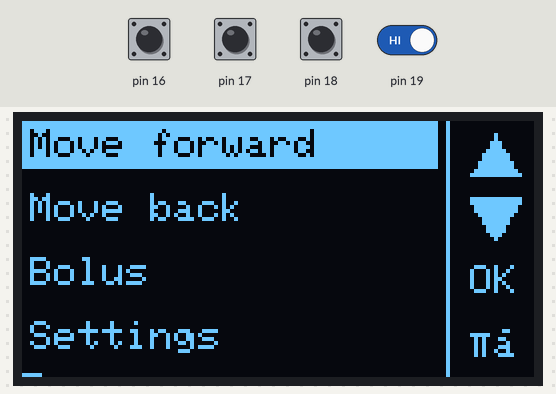
This sketch was run on a simulated Arduino Uno, built with avr-gcc and run on an emulated ATmega328P. Parts: 128×64 one-colour display. Inputs (shaded band) come from the test bench; at power-on: pin 16–19 HIGH.

Above: at 1.2 s.
1.3 s: pin 16 pulled LOW for 0.15 s
At 1.9 s:
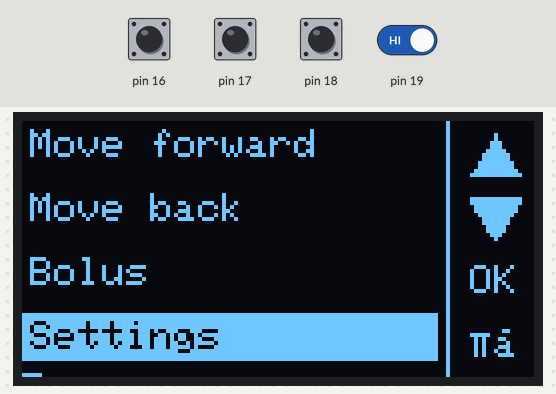
2.9 s: pin 18 pulled LOW for 0.15 s
At 4.1 s:
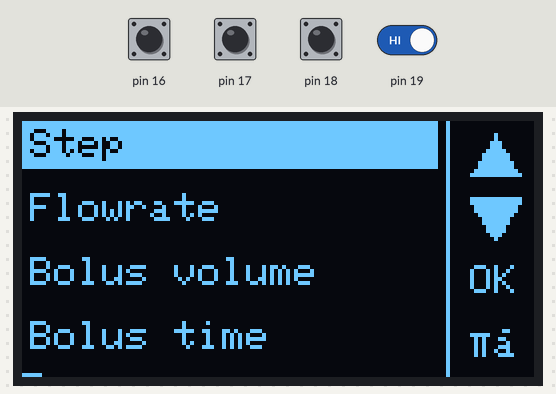
4.5 s: pin 17 pulled LOW for 0.15 s
At 5.6 s:
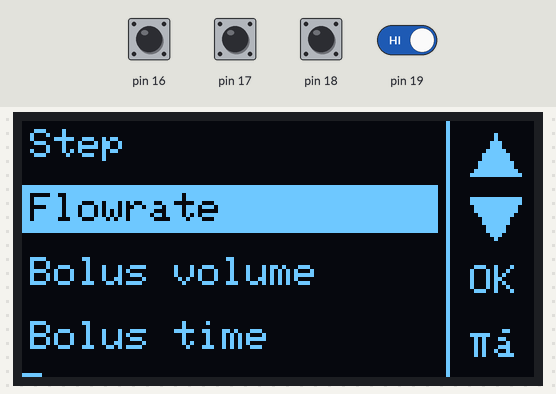
6.1 s: pin 18 pulled LOW for 1 s
At 6.5 s:
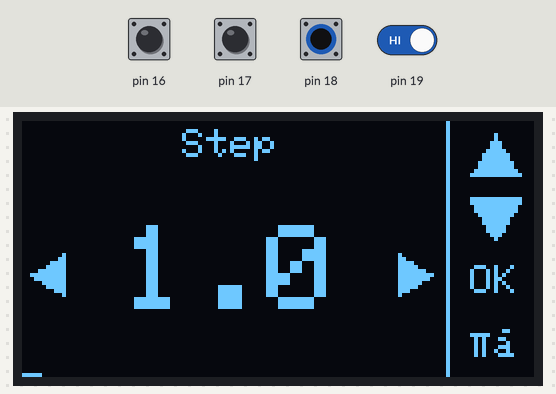
8.6 s: pin 18 pulled LOW for 0.15 s
At 8.68 s:
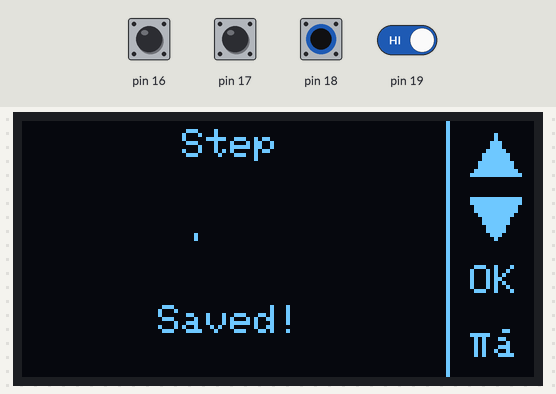
9.3 s: pin 16 driven LOW and pin 19 driven LOW
At 11.7 s:
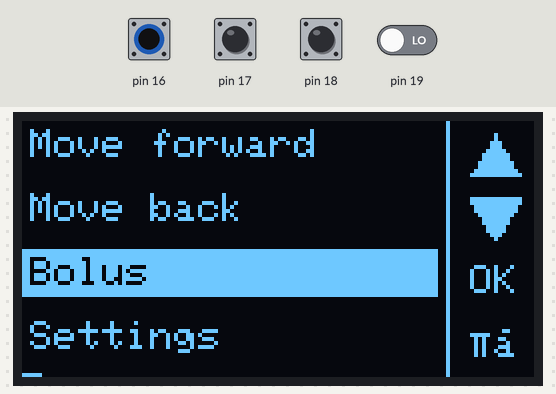
Timing chart, 0 to 13.0 s (numbered marks = the images above; inputs shaded):
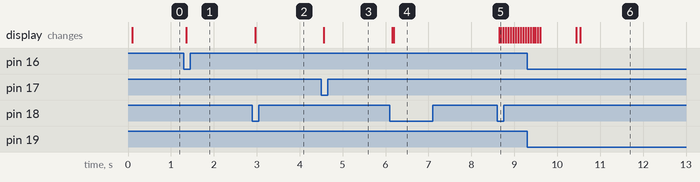

The sketch:

infusion_pump_simucode.ino
```cpp
#include <Adafruit_SSD1306.h>
#include <Adafruit_GFX.h>
#include <Wire.h>

#define SCREEN_WIDTH  128
#define SCREEN_HEIGHT 64
#define OLED_RESET    -1
#define OLED_ADDR     0x3C

Adafruit_SSD1306 display(SCREEN_WIDTH, SCREEN_HEIGHT, &Wire, OLED_RESET);

#define BTN_UP    16
#define BTN_DOWN  17
#define BTN_OK    18
#define BTN_BACK  19

#define MENU_W 104
#define NAV_X  108

const uint16_t checkIconCols[18] = {
  0x0060, 0x00F0, 0x01F8, 0x03FC, 0x07F8, 0x0FF0,
  0x1FE0, 0x3FC0, 0x1F80, 0x0F00, 0x0780, 0x03C0,
  0x01E0, 0x00F0, 0x0078, 0x003C, 0x0018, 0x0000
};

enum Screen : uint8_t {
  SCREEN_LOADING,
  SCREEN_MAIN,
  SCREEN_SETTINGS,
  SCREEN_EDIT
};

Screen currentScreen = SCREEN_MAIN;
uint8_t mainCursor     = 0;
uint8_t settingsCursor = 0;
uint8_t editItem       = 0;

uint8_t stepValues[5] = {5, 10, 25, 50, 100}; // в микролитрах
uint8_t savedStepValue = 3;
uint8_t currentStepValue = savedStepValue;

float flowRateMin = 0.1f; // мл/час
float flowRateMax = 2.0f; // мл/час
float flowRateStep = 0.1f; // мл/час
uint8_t currentFlowRate = 10;
float savedFlowRate = currentFlowRate * flowRateStep;

float bolusVolumeMin = 0.1f; // мл
float bolusVolumeMax = 2.0f; // мл
float bolusVolumeStep = 0.1f; // мл
uint8_t currentBolusVolume = 10;
float savedBolusVolume = currentBolusVolume * bolusVolumeStep;

uint8_t bolusTimeValues[3] = {20, 40, 60}; // сек
uint8_t savedBolusTime = 1;
uint8_t currentBolusTime = savedBolusTime;

const char* mainItems[4] = {
  "Move forward",
  "Move back",
  "Bolus",
  "Settings"
};

const char* settingsItems[4] = {
  "Step",
  "Flowrate",
  "Bolus volume",
  "Bolus time"
};

struct Button {
  uint8_t pin;
  bool lastRead;
  bool stable;
  unsigned long lastChange;
};

Button btnUp   = {BTN_UP,   true, true, 0};
Button btnDown = {BTN_DOWN, true, true, 0};
Button btnOk   = {BTN_OK,   true, true, 0};
Button btnBack = {BTN_BACK, true, true, 0};

void initButton(Button &b) {
  pinMode(b.pin, INPUT_PULLUP);
  b.lastRead  = digitalRead(b.pin);
  b.stable    = b.lastRead;
  b.lastChange = millis();
}

bool pollButton(Button &b) {
  bool r = digitalRead(b.pin);
  if (r != b.lastRead) {
    b.lastChange = millis();
    b.lastRead = r;
  }
  if ((millis() - b.lastChange) > 25) {
    if (r != b.stable) {
      b.stable = r;
      return (b.stable == LOW);
    }
  }
  return false;
}

// ====== Отрисовка: иконки навигации ======
void drawNav() {
  // ↑
  display.fillTriangle(118, 3, 112, 13, 124, 13, WHITE);
  // ↓
  display.fillTriangle(112, 19, 124, 19, 118, 29, WHITE);
  // OK
  display.setTextColor(WHITE, BLACK);
  display.setCursor(112, 36);
  display.print("OK");
  // ←
  // display.fillTriangle(118, 51, 118, 61, 110, 56, WHITE);
  display.setCursor(112, 52);
  display.print("↩");
}

void showSavedPopup() {
  display.fillRect(0, 12, MENU_W, display.height() - 12, BLACK);

  int8_t w = 84;
  int8_t h = 44;
  int8_t x = (MENU_W - w) / 2;
  int8_t y = 12 + ((display.height() - 12) - h) / 2;

  display.setTextSize(1);
  display.setTextColor(WHITE);
  display.setCursor(x + (w - 36) / 2, y + 30);
  display.print("Saved!");
  display.display();

  int8_t iconW = 18;
  int8_t iconH = 16;
  int8_t startX = x + (w - iconW) / 2;
  int8_t startY = y + 7;

  for (int8_t col = 0; col < iconW; col++) {
    uint16_t colData = checkIconCols[col];
    for (int8_t row = 0; row < iconH; row++) {
      if (colData & (1UL << row)) {
        display.drawPixel(startX + col, startY + row, WHITE);
      }
    }
    display.display();
    delay(32);
  }
  delay(700);
}

void drawMenuLine(int y, const char* text, bool selected) {
  if (selected) {
    display.fillRect(0, y - 2, MENU_W, 12, WHITE);
    display.setTextColor(BLACK, WHITE);
  } else {
    display.setTextColor(WHITE, BLACK);
  }
  display.setCursor(2, y);
  display.print(text);
}

void drawMenuScreen() {
  display.clearDisplay();
  display.setTextSize(1);
  for (int i = 0; i < 4; i++) {
    if (currentScreen == SCREEN_MAIN) drawMenuLine(2 + i * 16, mainItems[i], i == mainCursor);
    else if (currentScreen == SCREEN_SETTINGS) drawMenuLine(2 + i * 16, settingsItems[i], i == settingsCursor);
  }
  display.drawFastVLine(106, 0, 64, WHITE);   // разделитель
  drawNav();
  display.display();
}

void drawEdit(const char* text) {
  display.clearDisplay();
  display.setTextSize(1);
  display.setTextColor(WHITE, BLACK);
  int len = strlen(text);
  display.setCursor(MENU_W / 2 - len * 3, 2);
  display.print(text);

  display.fillTriangle(10, 33, 10, 43, 2, 38, WHITE);
  display.fillTriangle(94, 33, 94, 43, 102, 38, WHITE);

  display.drawFastVLine(106, 0, 64, WHITE);
  drawNav();
  display.display();
}

void drawValue (String value){
  display.fillRect(12, 12, 80, 52, BLACK);
  display.setTextSize(3);
  int len = value.length();
  display.setCursor(MENU_W / 2 - len * 3 * 3, 26);
  display.print(value);
  display.display();
}

void handleMain() {
  if (pollButton(btnUp)) {
    mainCursor = (mainCursor + 3) % 4;
    drawMenuScreen();
  }
  if (pollButton(btnDown)) {
    mainCursor = (mainCursor + 1) % 4;
    drawMenuScreen();
  }
  if (pollButton(btnOk)) {
    switch (mainCursor) {
      case 0:
        break;
      case 1:
        break;
      case 2:
        break;
      case 3:
        settingsCursor = 0;
        currentScreen = SCREEN_SETTINGS;
        drawMenuScreen();
        break;
    }
  }
}

void handleSettings() {
  if (pollButton(btnUp)) {
    settingsCursor = (settingsCursor + 3) % 4;
    drawMenuScreen();
  }
  if (pollButton(btnDown)) {
    settingsCursor = (settingsCursor + 1) % 4;
    drawMenuScreen();
  }
  if (pollButton(btnOk)) {
    switch (settingsCursor) {
      case 0:
        currentStepValue = savedStepValue;
        currentScreen = SCREEN_EDIT;
        drawEdit(settingsItems[editItem]);
        drawValue(String(stepValues[savedStepValue]));
        break;
      case 1:
        currentFlowRate = (uint8_t)round(savedFlowRate / flowRateStep);
        currentScreen = SCREEN_EDIT;
        drawEdit(settingsItems[editItem]);
        drawValue(String(savedFlowRate, 1));
        break;
      case 2:
        currentBolusTime = (uint8_t)round(savedBolusVolume / bolusVolumeStep);
        currentScreen = SCREEN_EDIT;
        drawEdit(settingsItems[editItem]);
        drawValue(String(savedBolusVolume, 1));
        break;
      case 3:
        currentBolusTime = savedBolusTime;
        currentScreen = SCREEN_EDIT;
        drawEdit(settingsItems[editItem]);
        drawValue(String(bolusTimeValues[savedBolusTime]));
        break;
    }
  }
  if (pollButton(btnBack)) {
    currentScreen = SCREEN_MAIN;
    drawMenuScreen();
  }
}

void handleEdit() {
  if (pollButton(btnUp)) {
    switch (settingsCursor){
      case 0:{
        currentStepValue += 1;
        if (currentStepValue >= 5) currentStepValue = 0;
        drawValue(String(stepValues[currentStepValue]));
        break;
      }
      case 1:{
        currentFlowRate += 1;
        float flowRate = currentFlowRate * flowRateStep;
        if (flowRate > flowRateMax){
          currentFlowRate = 1;
          flowRate = flowRateMin;
        }
        drawValue(String(flowRate, 1));
        break;
      }
      case 2:{
        currentBolusVolume += 1;
        float bolusVolume = currentBolusVolume * bolusVolumeStep;
        if (bolusVolume > bolusVolumeMax){
          currentBolusVolume = 1;
          bolusVolume = bolusVolumeMin;
        }
        drawValue(String(bolusVolume, 1));
        break;
      }
      case 3:{
        currentBolusTime += 1;
        if (currentBolusTime >= 3) currentBolusTime = 0;
        drawValue(String(bolusTimeValues[currentBolusTime]));
        break;
      }
    }
  }
  if (pollButton(btnDown)) {
    switch (settingsCursor){
      case 0:{
        if (currentStepValue == 0) currentStepValue = 4;
        else currentStepValue -= 1;
        drawValue(String(stepValues[currentStepValue]));
        break;
      }
      case 1:{
        if (currentFlowRate == 1) currentFlowRate = 20;
        else currentFlowRate -= 1;
        float flowRate = currentFlowRate * flowRateStep;
        drawValue(String(flowRate, 1));
        break;
      }
      case 2:{
        if (currentBolusVolume == 1) currentBolusVolume = 20;
        else currentBolusVolume -= 1;
        float bolusVolume = currentBolusVolume * bolusVolumeStep;
        drawValue(String(bolusVolume, 1));
        break;
      }
      case 3:{
        if (currentBolusTime == 0) currentBolusTime = 2;
        else currentBolusTime -= 1;
        drawValue(String(bolusTimeValues[currentBolusTime]));
        break;
      }
    }
  }
  if (pollButton(btnOk)) {
    switch (settingsCursor){
      case 0:
        savedStepValue = currentStepValue;
        showSavedPopup();
        currentScreen = SCREEN_SETTINGS;
        drawMenuScreen();
        break;
      case 1:
        savedFlowRate = currentFlowRate * flowRateStep;
        showSavedPopup();
        currentScreen = SCREEN_SETTINGS;
        drawMenuScreen();
        break;
      case 2:
        savedBolusVolume = currentBolusVolume * bolusVolumeStep;
        showSavedPopup();
        currentScreen = SCREEN_SETTINGS;
        drawMenuScreen();
        break;
      case 3:
        savedBolusTime = currentBolusTime;
        showSavedPopup();
        currentScreen = SCREEN_SETTINGS;
        drawMenuScreen();
        break;
    }
  }
  if (pollButton(btnBack)) {
    currentScreen = SCREEN_SETTINGS;
    drawMenuScreen();
  }
}


void setup() {
  Serial.begin(115200);

  Wire.begin();
  if (!display.begin(SSD1306_SWITCHCAPVCC, OLED_ADDR)) {
    Serial.println("SSD1306 init failed");
    for (;;) {}
  }
  display.clearDisplay();
  display.display();

  initButton(btnUp);
  initButton(btnDown);
  initButton(btnOk);
  initButton(btnBack);

  drawMenuScreen();

}

void loop() {
  switch (currentScreen) {
    case SCREEN_MAIN:     handleMain();     break;
    case SCREEN_SETTINGS: handleSettings(); break;
    case SCREEN_EDIT:     handleEdit();     break;
  }

}
```

Measured:
- after the input at 1.3 s, the display: changes after 0.06 s (image 1)
- after the input at 2.9 s, the display: changes after 0.06 s (image 2)
- after the input at 4.5 s, the display: changes after 0.06 s (image 3)
- after the input at 6.1 s, the display: first changes after 0.06 s (image 4 shows a later state)
- after the input at 8.6 s, the display: first changes after 0.05 s (image 5 shows a later state)
- after the input at 9.3 s, the display: first differs from a run without the input after 1.2 s (image 6)
